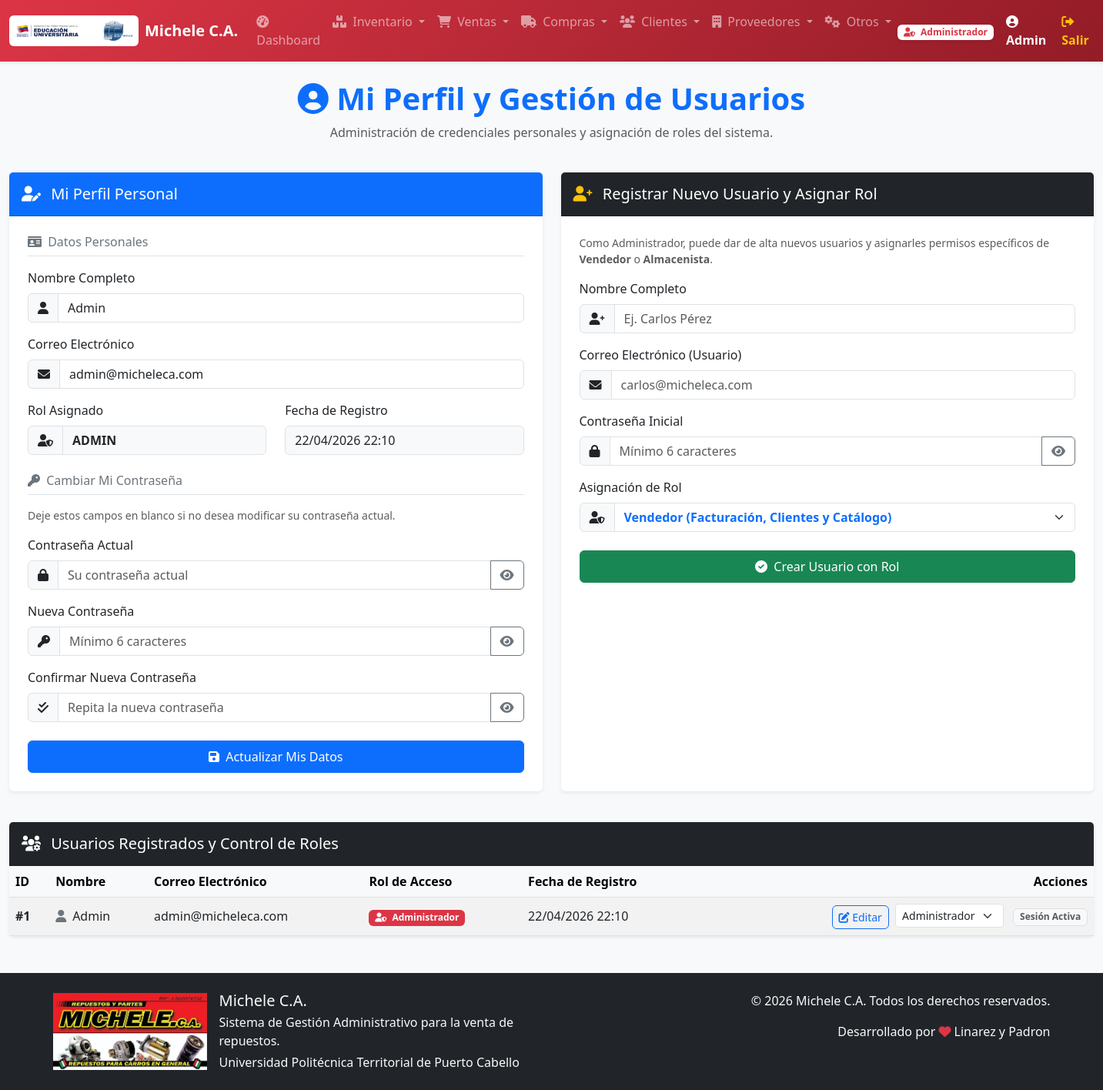
The page /modules/usuarios/perfil.php (signed in) on the database its author committed.
### tables this page shows
CREATE TABLE `usuarios` (
  `id` int(11) NOT NULL AUTO_INCREMENT,
  `nombre` varchar(100) NOT NULL,
  `email` varchar(100) NOT NULL,
  `password` varchar(255) NOT NULL,
  `rol` enum('admin','usuario') DEFAULT 'usuario',
  `fecha_creacion` timestamp NULL DEFAULT current_timestamp(),
  PRIMARY KEY (`id`),
  UNIQUE KEY `email` (`email`)
);

### modules/usuarios/perfil.php (the view, shortened to what the rows shown need)
<?php
require_once __DIR__ . '/../../config.php';
$user_id = $_SESSION['user_id'];
$user_rol_actual = strtolower($_SESSION['user_rol'] ?? 'usuario');
$isAdmin = ($user_rol_actual === 'admin');
$stmt = $pdo->prepare('SELECT nombre, email, rol, fecha_creacion FROM usuarios WHERE id = ?');
$stmt->execute([$user_id]);
$user = $stmt->fetch();
$listaUsuarios = [];
if ($isAdmin) {
    $stmtTodos = $pdo->query('SELECT id, nombre, email, rol, fecha_creacion FROM usuarios ORDER BY fecha_creacion DESC');
    $listaUsuarios = $stmtTodos->fetchAll();
}
include __DIR__ . '/../../header.php';
?>
<div class="container-fluid mt-4 mb-5">
    <div class="row">
        <div class="col-12 text-center mb-4">
            <h1 class="text-primary fw-bold"><i class="fas fa-user-circle"></i> Mi Perfil y Gestión de Usuarios</h1>
        </div>
    </div>
    <div class="row justify-content-center">
        <div class="col-lg-6 mb-4">
            <div class="card shadow-sm border-0 h-100">
                <div class="card-body p-4">
                    <form method="post" action="modules/usuarios/perfil.php">
                        <div class="mb-3">
                            <div class="input-group">
                                <span class="input-group-text"><i class="fas fa-user"></i></span>
                                <input type="text" id="nombre" name="nombre" class="form-control" value="<?php echo htmlspecialchars($user['nombre']); ?>" required>
                            </div>
                        </div>
                        <div class="mb-3">
                            <div class="input-group">
                                <span class="input-group-text"><i class="fas fa-envelope"></i></span>
                                <input type="email" id="email" name="email" class="form-control" value="<?php echo htmlspecialchars($user['email']); ?>" required>
                            </div>
                        </div>
                        <div class="row mb-4">
                            <div class="col-md-6 mb-3 mb-md-0">
                                <div class="input-group">
                                    <span class="input-group-text"><i class="fas fa-user-shield"></i></span>
                                    <input type="text" class="form-control bg-light fw-bold text-uppercase" value="<?php echo htmlspecialchars($user['rol']); ?>" readonly>
                                </div>
                            </div>
                            <div class="col-md-6">
                                <label class="form-label font-weight-bold">Fecha de Registro</label>
                                <input type="text" class="form-control bg-light" value="<?php echo htmlspecialchars(date('d/m/Y H:i', strtotime($user['fecha_creacion']))); ?>" readonly>
                            </div>
                        </div>
                    </form>
                </div>
            </div>
        </div>
    </div>
    <?php if ($isAdmin): ?>
        <div class="row mt-3">
            <div class="col-12">
                <div class="card shadow-sm border-0">
                    <div class="card-body p-0">
                        <div class="table-responsive">
                            <table class="table table-striped table-hover mb-0 align-middle">
                                <thead class="table-light">
                                    <tr>
                                        <th>ID</th>
                                        <th>Nombre</th>
                                        <th>Correo Electrónico</th>
                                        <th>Rol de Acceso</th>
                                        <th>Fecha de Registro</th>
                                        <th class="text-end">Acciones</th>
                                    </tr>
                                </thead>
                                <tbody>
                                    <?php foreach ($listaUsuarios as $usr): ?>
                                        <tr>
                                            <td><strong>#<?php echo $usr['id']; ?></strong></td>
                                            <td><i class="fas fa-user me-2 text-secondary"></i><?php echo htmlspecialchars($usr['nombre']); ?></td>
                                            <td><?php echo htmlspecialchars($usr['email']); ?></td>
                                            <td>
                                                <?php
                                                $r = strtolower($usr['rol']);
                                                if ($r === 'admin') {
                                                    echo '<span class="badge bg-danger"><i class="fas fa-user-shield me-1"></i> Administrador</span>';
                                                } elseif ($r === 'vendedor') {
                                                    echo '<span class="badge bg-success"><i class="fas fa-user-tag me-1"></i> Vendedor</span>';
                                                } elseif ($r === 'almacenista') {
                                                    echo '<span class="badge bg-info text-dark"><i class="fas fa-boxes me-1"></i> Almacenista</span>';
                                                } else {
                                                    echo '<span class="badge bg-secondary"><i class="fas fa-user me-1"></i> Usuario</span>';
                                                }
                                                ?>
                                            </td>
                                            <td><?php echo htmlspecialchars(date('d/m/Y H:i', strtotime($usr['fecha_creacion']))); ?></td>
                                            <td class="text-end">
                                                <button type="button"
                                                        class="btn btn-sm btn-outline-primary me-1"
                                                        data-bs-toggle="modal"
                                                        data-bs-target="#editUserModal"
                                                        data-id="<?php echo $usr['id']; ?>"
                                                        data-nombre="<?php echo htmlspecialchars($usr['nombre'], ENT_QUOTES, 'UTF-8'); ?>"
                                                        data-email="<?php echo htmlspecialchars($usr['email'], ENT_QUOTES, 'UTF-8'); ?>"
                                                        data-rol="<?php echo htmlspecialchars($usr['rol'], ENT_QUOTES, 'UTF-8'); ?>"
                                                        title="Editar datos del usuario">
                                                    <i class="fas fa-edit"></i> Editar
                                                </button>
                                                <form method="post" action="modules/usuarios/perfil.php" style="display:inline-block;" class="me-1">
                                                    <select name="target_user_rol" class="form-select form-select-sm d-inline-block w-auto" onchange="this.form.submit()" title="Cambiar Rol Rápido">
                                                        <option value="admin" <?php echo $r === 'admin' ? 'selected' : ''; ?>>Administrador</option>
                                                    </select>
                                                </form>
                                                <?php if ($usr['id'] != $user_id): ?>
                                                    <form method="post" action="modules/usuarios/perfil.php" style="display:inline-block;" onsubmit="return confirm('¿Está seguro de eliminar al usuario <?php echo htmlspecialchars($usr['nombre']); ?>?');">
                                                        <input type="hidden" name="action" value="delete_user">
                                                        <input type="hidden" name="target_user_id" value="<?php echo $usr['id']; ?>">
                                                        <button type="submit" class="btn btn-sm btn-outline-danger" title="Eliminar Usuario">
                                                            <i class="fas fa-trash-alt"></i>
                                                        </button>
                                                    </form>
                                                <?php else: ?>
                                                    <span class="badge bg-light text-muted border ms-1">Sesión Activa</span>
                                                <?php endif; ?>
                                            </td>
                                        </tr>
                                    <?php endforeach; ?>
                                </tbody>
                            </table>
                        </div>
                    </div>
                </div>
            </div>
        </div>
    <?php endif; ?>
</div>
<?php include __DIR__ . '/../../footer.php'; ?>

### rows shown on the page
usuarios: nombre "Admin", email "admin@micheleca.com", rol "admin", fecha_creacion "22/04/2026 22:10", id "1", shows "Administrador", target_user_rol "Administrador", shows "Sesión Activa"

### other values the page prints
$roleNameText "Administrador"
$userName "Admin"
